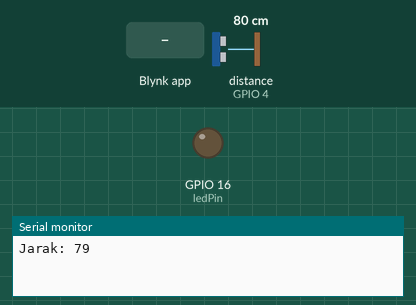
Simulated run of this sketch. Board: ESP8266 (NodeMCU). On the bench: output pins drawn as LEDs (lit = HIGH), the last lines printed to the serial monitor. Wiring (inferred from the names in the program): ultrasonic range finder: trigger GPIO 5; echo GPIO 4. The test bench sets the inputs (shaded band); at power-on: distance to the obstacle (sensor on GPIO 4) 80 cm. The echo pulse lasts 58.3 µs per cm; WiFi joins after 1.5 s; servers stay silent unless stated; pins used as bus, display or sensor lines are not drawn.

Above: at 3.0 s.
3.1 s: Blynk app writes 1 to V1
At 4.0 s:
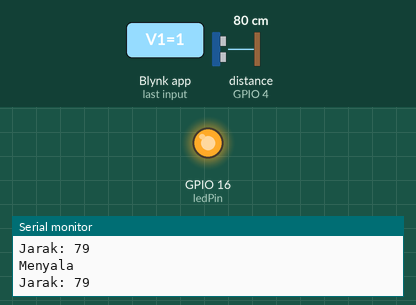
4.6 s: Blynk app writes 0 to V1
At 5.1 s:
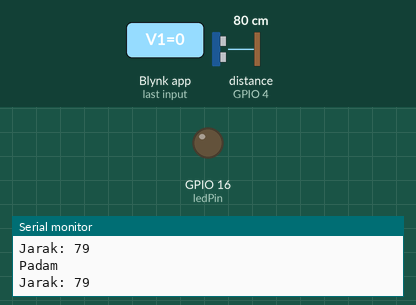
Timing chart, 0 to 7.6 s (numbered marks = the images above; inputs shaded):
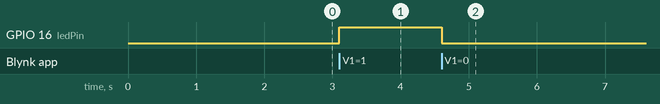

Measured:
- after the input at 3.1 s, GPIO 16 (ledPin): LOW → HIGH at once
- after the input at 4.6 s, GPIO 16 (ledPin): HIGH → LOW at once

The sketch:

nodemcu_blynk_ultrasonic.ino
```cpp
#define BLYNK_PRINT Serial
#include <ESP8266WiFi.h>
#include <BlynkSimpleEsp8266.h>

char auth[] = "h44avb1Kw2uiAPbPJJmMXs8spxsV1U_x"; //ganti tulisan dengan Auth Token yang masuk ke email

char ssid[] = "Redmi1"; //ganti tulisan dengan nama wifi
char pass[] = "aryanicosa"; //ganti tulisan dengan password wifi

// defines pins numbers
const int ledPin = 16;  //D0
const int trigPin = 5;  //D1
const int echoPin = 4;  //D2

// defines variables
long duration;
int distance;

BlynkTimer timer;

BLYNK_WRITE(V1) {
  int pinValue = param.asInt(); // ketika button di blynk di klik/push, maka akan dikirim nilai ke esp8266

  if (pinValue == 1){
    Serial.println("Menyala");
    digitalWrite(ledPin, HIGH);
  } else {
    Serial.println("Padam");
    digitalWrite(ledPin, LOW);
  }
}

void sendSensor() {
  // start working...
  // Clears the trigPin
  digitalWrite(trigPin, LOW);
  delayMicroseconds(2);

  // Sets the trigPin on HIGH state for 10 micro seconds
  digitalWrite(trigPin, HIGH);
  delayMicroseconds(10);
  digitalWrite(trigPin, LOW);

  // Reads the echoPin, returns the sound wave travel time in microseconds
  duration = pulseIn(echoPin, HIGH);

  // Calculating the distance
  distance = duration * 0.034 / 2;
  // Prints the distance on the Serial Monitor
  Serial.print("Jarak: ");
  Serial.println(distance);

  Blynk.virtualWrite(V2, distance);

}

void setup() {
  // put your setup code here, to run once:
  pinMode(ledPin, OUTPUT);
  digitalWrite(ledPin, LOW);
  pinMode(trigPin, OUTPUT); // Sets the trigPin as an Output
  pinMode(echoPin, INPUT); // Sets the echoPin as an Input
  Serial.begin(115200);
  Blynk.begin(auth, ssid, pass, "blynk-cloud.com", 8080);
  timer.setInterval(1000L, sendSensor);

}

void loop() {
  Blynk.run();
  timer.run();

}
```
